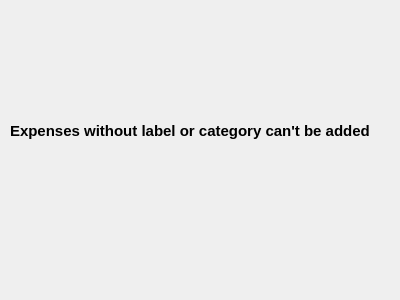
<?xml version="1.0" encoding="UTF-8"?>
<ui version="4.0">
 <class>CanNotAdd</class>
 <widget class="QDialog" name="CanNotAdd">
  <property name="geometry">
   <rect>
    <x>0</x>
    <y>0</y>
    <width>400</width>
    <height>300</height>
   </rect>
  </property>
  <property name="windowTitle">
   <string>Dialog</string>
  </property>
  <widget class="QLabel" name="label">
   <property name="geometry">
    <rect>
     <x>10</x>
     <y>100</y>
     <width>381</width>
     <height>61</height>
    </rect>
   </property>
   <property name="font">
    <font>
     <family>Arial</family>
     <pointsize>11</pointsize>
     <bold>true</bold>
    </font>
   </property>
   <property name="text">
    <string>Expenses without label or category can't be added</string>
   </property>
  </widget>
 </widget>
 <resources/>
 <connections/>
</ui>
